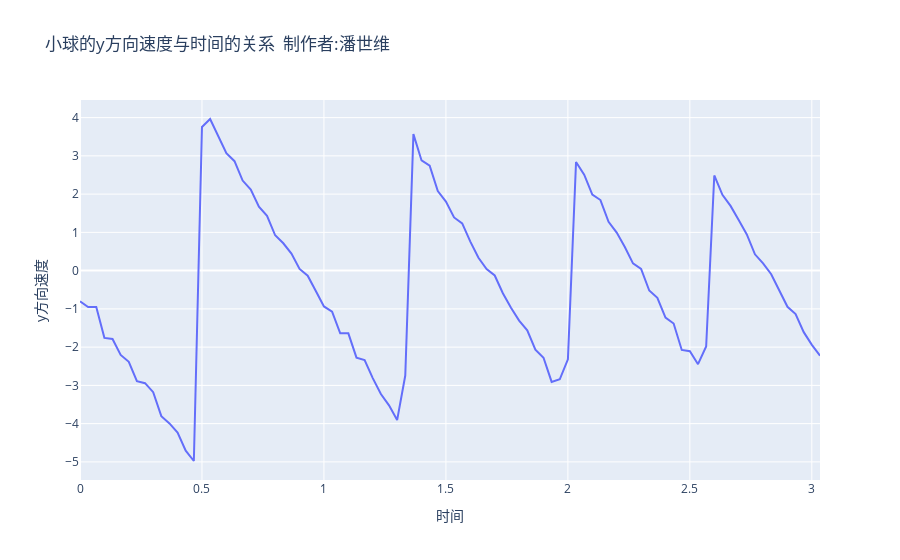

This figure's notebook cell:
### Code cell
Y_arr=[]
t_arr=[]
fig=go.Figure()
data_file = '1.csv'
time=[]
Y=[]
with open(data_file, 'r') as f:
    for line in f:
        time.append(float(line.split('	')[0])-5.997106000E-1)
        Y.append(float(line.split('	')[1])+1.404)
    # Y=np.flipud((np.array(Y)-Y[-1])/100)[::-1]
    Y_arr.append(Y)
    t_arr.append(time)
    fig.add_trace(go.Scatter(x=time,y=Y,name='实验数据'))

vx_arr=[]
vy_arr=[]
dt=time[1]-time[0]
vy=np.diff(Y)/dt
fig=go.Figure()
fig.add_trace(go.Scatter(x=time,y=vy,name='原始'))
fig.update_layout(title='小球的y方向速度与时间的关系  制作者:潘世维',
                  xaxis_title='时间',yaxis_title='y方向速度')
